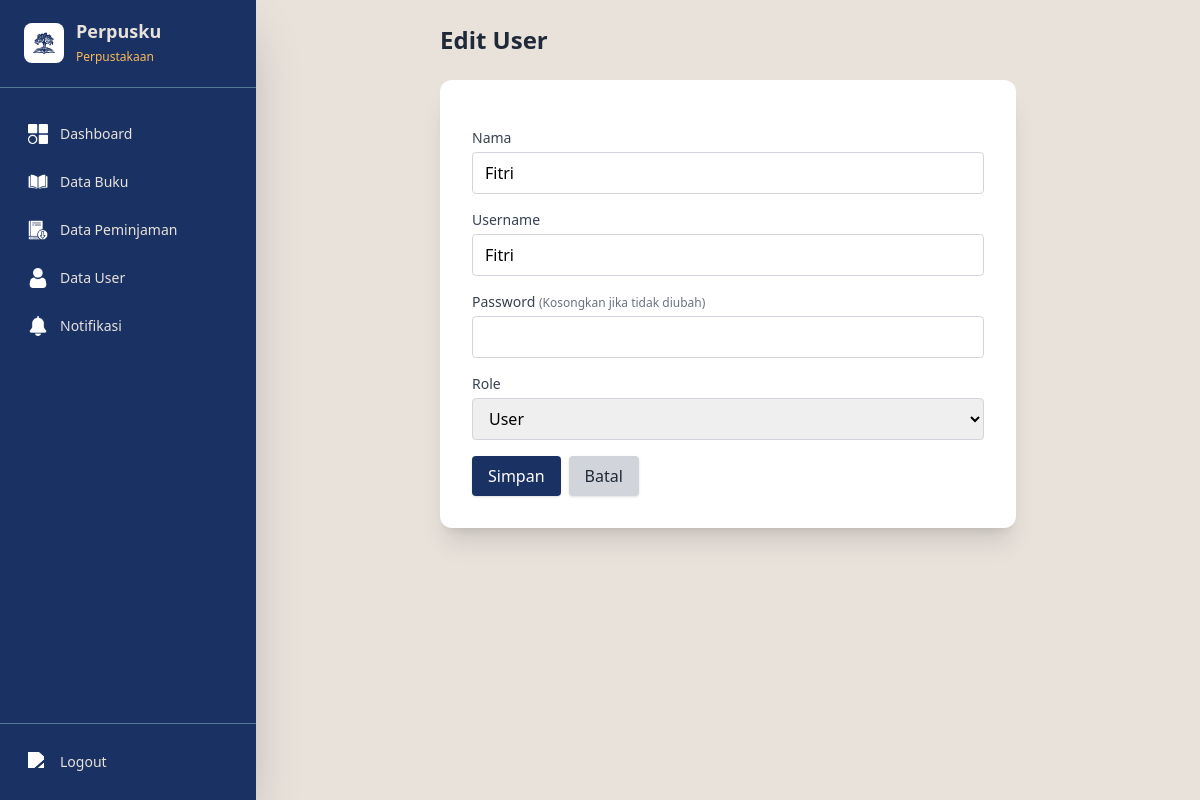
Screenshot of /view/admin/tambah_user.php?edit=9 (signed in) with the database file from the repository.
### tables this page shows
CREATE TABLE `users` (
  `id_user` int(11) NOT NULL,
  `nama` varchar(100) NOT NULL,
  `username` varchar(50) NOT NULL,
  `password` varchar(255) NOT NULL,
  `role` enum('admin','user') NOT NULL,
  `created_at` datetime DEFAULT current_timestamp()
);

### view/admin/tambah_user.php (the view, shortened to what this page needs)
<?php
include '../../model/koneksi.php';
$edit = false;
$edit_data = null;
if (isset($_GET['edit'])) {
	$edit = true;
	$id_edit = mysqli_real_escape_string($koneksi, $_GET['edit']);
	$q = mysqli_query($koneksi, "SELECT * FROM users WHERE id_user='$id_edit'");
	$edit_data = mysqli_fetch_assoc($q);
}
?>
<!DOCTYPE html>
<html lang="id">
<head>
	<script src="https://cdn.tailwindcss.com"></script>
</head>
<body class="bg-perpusku4 min-h-screen">
	<?php include '../partials/admin_sidebar.php'; ?>
	<div id="mainContent" class="flex-1 flex flex-col min-h-screen md:ml-64 transition-all duration-300 p-4 md:p-6">
    <div class="max-w-xl mx-auto w-full">
			<h2 class="text-2xl font-bold mb-6 text-gray-800"><?= $edit ? 'Edit User' : 'Tambah User' ?></h2>
			<div class="bg-white rounded-xl shadow-xl p-6 md:p-8">
				<form method="post" action="../../controller/aksi_crud_user.php" class="space-y-4">
					<div>
						<label class="block text-sm font-medium text-gray-700 mb-1">Nama</label>
						<input type="text" name="nama" class="w-full border border-gray-300 rounded px-3 py-2 focus:outline-none focus:ring-2 focus:ring-blue-200" required value="<?= $edit ? htmlspecialchars($edit_data['nama']) : '' ?>">
					</div>
					<div>
						<label class="block text-sm font-medium text-gray-700 mb-1">Username</label>
						<input type="text" name="username" class="w-full border border-gray-300 rounded px-3 py-2 focus:outline-none focus:ring-2 focus:ring-blue-200" required value="<?= $edit ? htmlspecialchars($edit_data['username']) : '' ?>">
					</div>
					<div>
						<label class="block text-sm font-medium text-gray-700 mb-1">Password <?= $edit ? '<span class=\'text-xs text-gray-500\'>(Kosongkan jika tidak diubah)</span>' : '' ?></label>
						<input type="password" name="password" class="w-full border border-gray-300 rounded px-3 py-2 focus:outline-none focus:ring-2 focus:ring-blue-200" <?= $edit ? '' : 'required' ?> autocomplete="new-password">
					</div>
					<div>
						<label class="block text-sm font-medium text-gray-700 mb-1">Role</label>
						<select name="role" class="w-full border border-gray-300 rounded px-3 py-2 focus:outline-none focus:ring-2 focus:ring-blue-200" required>
							<option value="user" <?= $edit && $edit_data['role'] == 'user' ? 'selected' : '' ?>>User</option>
						</select>
					</div>
					<div class="flex gap-2 mt-2">
						<button type="submit" name="<?= $edit ? 'edit' : 'tambah' ?>" class="bg-perpusku1 hover:bg-perpusku2 text-white px-4 py-2 rounded shadow">Simpan</button>
						<a href="crud_user.php" class="bg-gray-300 hover:bg-gray-400 text-gray-800 px-4 py-2 rounded shadow">Batal</a>
					</div>
				</form>
			</div>
		</div>
	</div>
</body>
</html>

### rows the page displays
users: nama "Fitri", username "Fitri", role "User"
